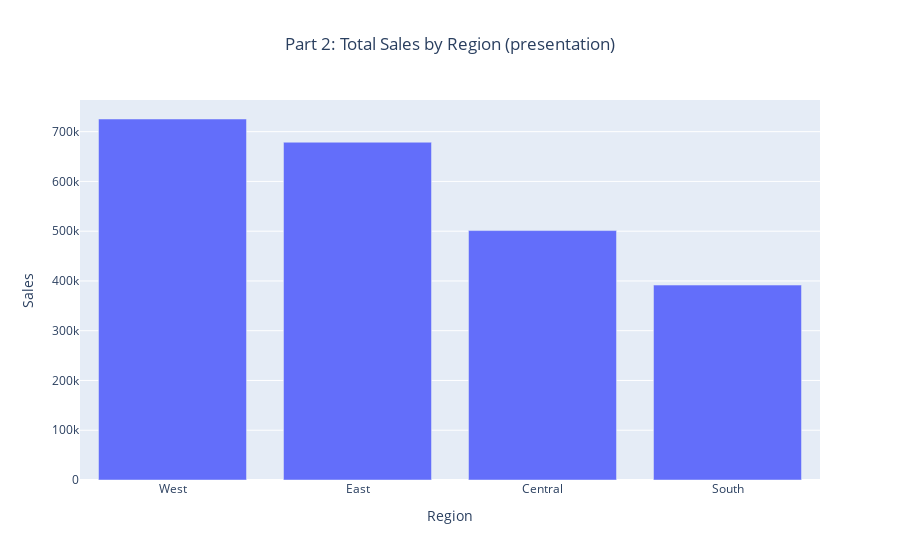

Notebook code for this chart:
### Markdown cell above
# Part 2

### Code cell
#print title
print('Part 2: Total Sales and Profit by Region')

#importing the libraries
import pandas as pd 
import plotly.express as px

#reading the data
df_ss = pd.read_excel('Sample - Superstore.xlsx')

#clean the data to just have region, sales, and profit
df_ss = df_ss[['Region', 'Sales', 'Profit']]
#print(df_ss.head())
#df_ss.shape
#grouping the data by region
ser_ss = df_ss.groupby('Region')[['Sales', 'Profit']].sum()

#checking if the data is a series or a dataframe
if (isinstance(ser_ss,pd.Series)): 
    df_grouped_ss = ser_ss.to_frame()
else:
    df_grouped_ss = ser_ss
print(df_grouped_ss.shape)
print(df_grouped_ss.head())

#sorting the data
df_grouped_ss = df_grouped_ss.sort_values(by='Sales', ascending=False)

#create the vertical bar plot with white background and title in the middle
fig = px.bar(df_grouped_ss, x=df_grouped_ss.index, y='Sales', title='Part 2: Total Sales by Region (presentation)', labels={'x':'Region', 'y':'Total Sales'})
fig.update_layout(title_x=0.5)
fig.show()

### Figure 1 — Plotly figure (JSON) as saved in the notebook; plotly's stock layout.template omitted (floating-point values rounded to 4 significant figures)
{"data": [{"hovertemplate": "Region=%{x}<br>Sales=%{y}<extra></extra>", "legendgroup": "", "marker": {"color": "#636efa", "pattern": {"shape": ""}}, "name": "", "orientation": "v", "showlegend": false, "textposition": "auto", "type": "bar", "x": ["West", "East", "Central", "South"], "xaxis": "x", "y": [725500.0, 678800.0, 501200.0, 391700.0], "yaxis": "y"}], "layout": {"barmode": "relative", "legend": {"tracegroupgap": 0}, "title": {"text": "Part 2: Total Sales by Region (presentation)", "x": 0.5}, "xaxis": {"anchor": "y", "domain": [0, 1], "title": {"text": "Region"}}, "yaxis": {"anchor": "x", "domain": [0, 1], "title": {"text": "Sales"}}}}
